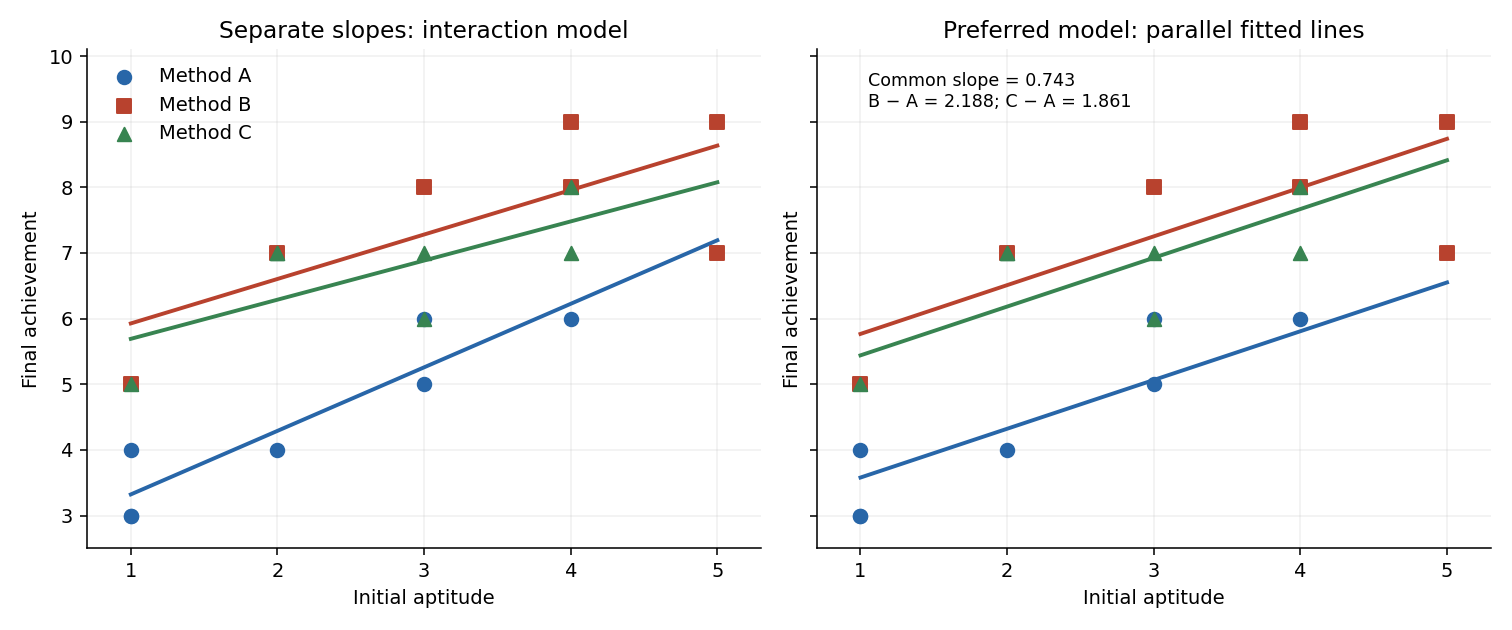

This chart was generated by the following Python code:
"""Plot the fitted teaching-method models; write the PNG to the caller's CWD."""
import numpy as np
import matplotlib
matplotlib.use("Agg")
import matplotlib.pyplot as plt


def main():
    aptitude = np.array([3, 1, 3, 1, 2, 1, 4, 4, 5, 5, 4, 3, 1, 2, 3, 2, 2, 3, 4, 1, 4], dtype=float)
    score = np.array([6, 4, 5, 3, 4, 3, 6, 8, 9, 7, 9, 8, 5, 7, 6, 7, 7, 7, 8, 5, 7], dtype=float)
    group = np.repeat(np.arange(3), 7)
    design = np.column_stack([np.ones(21), aptitude, group == 1, group == 2])
    coefficients = np.linalg.lstsq(design, score, rcond=None)[0]
    colours = ["#2866a8", "#b8422e", "#388451"]
    markers = ["o", "s", "^"]
    fig, axes = plt.subplots(1, 2, figsize=(10.8, 4.5), facecolor="white", sharex=True, sharey=True)
    for ax in axes:
        ax.set_facecolor("white")
        for g in range(3):
            selected = group == g
            ax.scatter(aptitude[selected], score[selected], color=colours[g], marker=markers[g], s=48, zorder=3, label=f"Method {'ABC'[g]}")
        ax.set(xlabel="Initial aptitude", ylabel="Final achievement", xlim=(0.7, 5.3), ylim=(2.5, 10.1), xticks=np.arange(1, 6))
        ax.grid(alpha=0.18)
        ax.spines[["top", "right"]].set_visible(False)
    grid = np.linspace(1, 5, 150)
    for g in range(3):
        selected = group == g
        intercept, slope = np.linalg.lstsq(np.column_stack([np.ones(7), aptitude[selected]]), score[selected], rcond=None)[0]
        axes[0].plot(grid, intercept + slope * grid, color=colours[g], linewidth=2)
        common_intercept = coefficients[0] + (coefficients[2] if g == 1 else coefficients[3] if g == 2 else 0)
        axes[1].plot(grid, common_intercept + coefficients[1] * grid, color=colours[g], linewidth=2)
    axes[0].set_title("Separate slopes: interaction model")
    axes[1].set_title("Preferred model: parallel fitted lines")
    axes[0].legend(loc="upper left", frameon=False)
    axes[1].text(1.05, 9.75, "Common slope = 0.743\nB − A = 2.188; C − A = 1.861", va="top", fontsize=9)
    fig.tight_layout()
    fig.savefig("paper-43-teaching-methods.png", dpi=140, facecolor="white", transparent=False)
    plt.close(fig)


if __name__ == "__main__":
    main()
